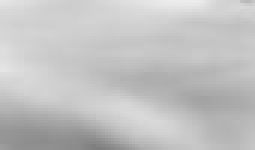
#> input picture pacific.jpg, 85 x 50 px (shown 3 times larger)
$ python canny_edge.py
#> lines starting #> are read from the running program, lines starting #| are printed output that depends on the picture
import cv2
import numpy as np
from matplotlib import pyplot as plt

img = cv2.imread("pacific.jpg", 0)
#> img is the input picture: shape (50, 85); min 126, max 236, mean 193.8
edges = cv2.Canny(img, 10, 20)
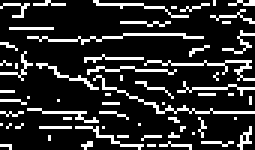
#> edges: shape (50, 85) (shown 3 times larger); 17.4% white in thin lines or dots
plt.subplot(121), plt.imshow(img,cmap = 'gray')
plt.subplot(122), plt.imshow(edges,cmap = 'gray')
plt.show()
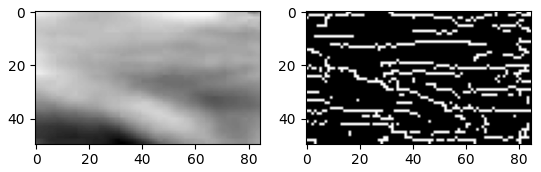
#> figure drawn by matplotlib, 2 panels
